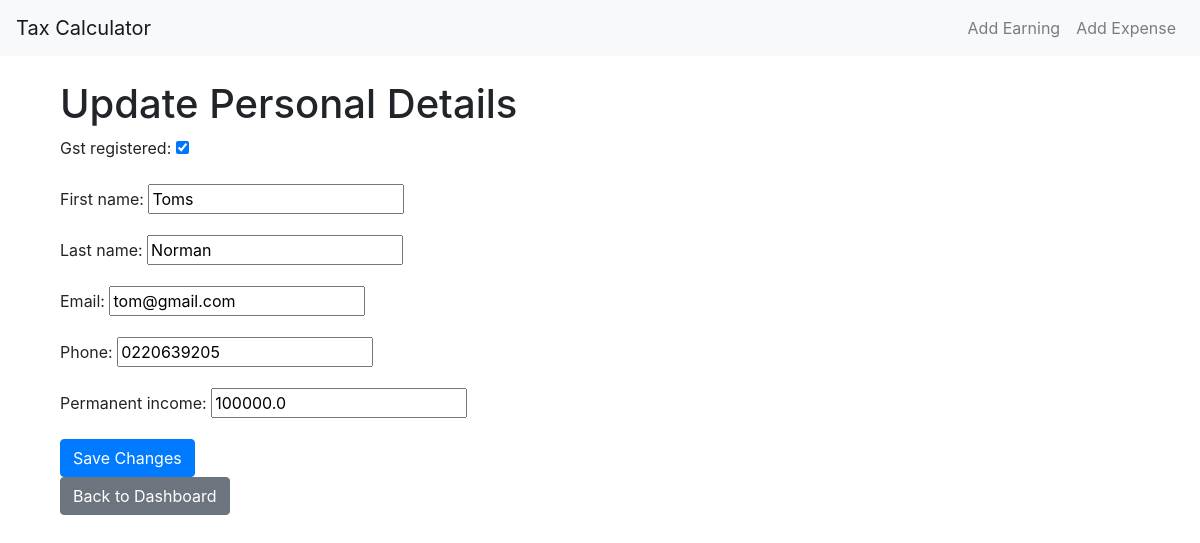
The app's page /update-personal-details/, older data.
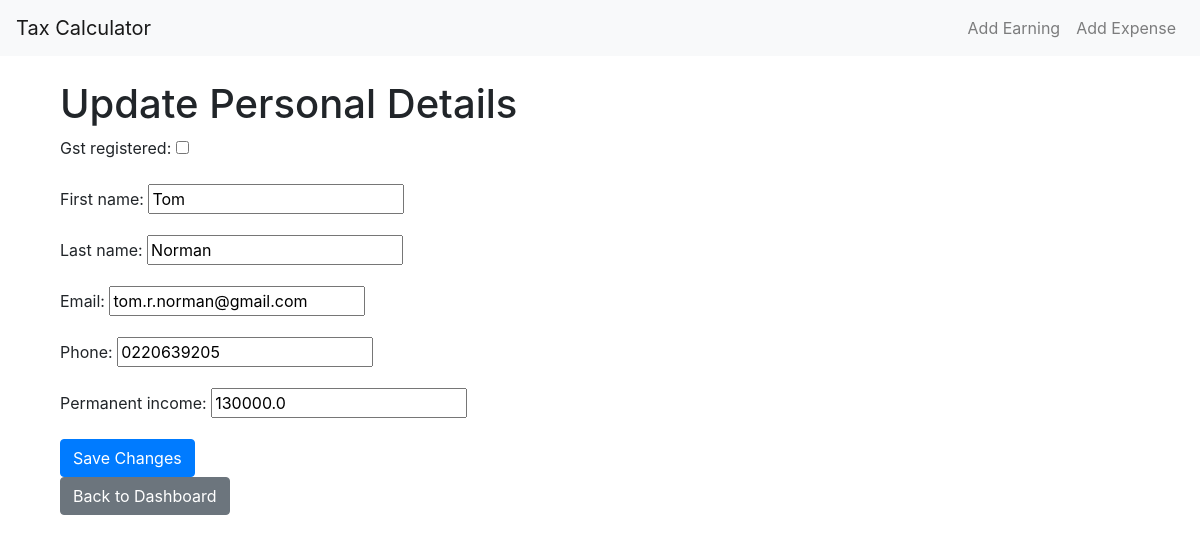
The same page, newer data.
### finance/models.py (models this page shows, shortened)
class PersonalDetails(models.Model):
    gst_registered = models.BooleanField(default=False)
    first_name = models.CharField(max_length=100, blank=True)
    last_name = models.CharField(max_length=100, blank=True)
    email = models.EmailField(blank=True)
    phone = models.CharField(max_length=15, blank=True)
    permanent_income = models.FloatField(default=0)

### finance/views.py (the view)
# urls.py: path('update-personal-details/', views.update_personal_details, name='update_personal_details'),
def update_personal_details(request):
    personal_details, created = PersonalDetails.objects.get_or_create()
    if request.method == 'POST':
        form = PersonalDetailsForm(request.POST, instance=personal_details)
        if form.is_valid():
            form.save()
            return redirect('dashboard')  # Redirect to the dashboard or desired page
    else:
        form = PersonalDetailsForm(instance=personal_details)
    return render(request, 'update_personal_details.html', {'form': form})

### finance/forms.py
class PersonalDetailsForm(forms.ModelForm):
    class Meta:
        model = PersonalDetails
        fields = ['gst_registered', 'first_name', 'last_name', 'email', 'phone', 'permanent_income']

### finance/templates/update_personal_details.html (shortened to what this page needs)
{% extends 'base.html' %}
{% block content %}
<div class="container">
    <h1>Update Personal Details</h1>
    <form method="post">
        {{ form.as_p }}
        <button type="submit" class="btn btn-primary">Save Changes</button>
    </form>
    <a href="{% url 'dashboard' %}" class="btn btn-secondary">Back to Dashboard</a>
</div>
{% endblock %}

### finance/templates/base.html (shortened to what this page needs)
<!DOCTYPE html>
<html lang="en">
<head>
    <link href="https://stackpath.bootstrapcdn.com/bootstrap/4.5.2/css/bootstrap.min.css" rel="stylesheet">
</head>
<body>
    <nav class="navbar navbar-expand-lg navbar-light bg-light">
        <a class="navbar-brand" href="{% url 'dashboard' %}">Tax Calculator</a>
        <div class="collapse navbar-collapse">
            <ul class="navbar-nav ml-auto">
                <li class="nav-item">
                    <a class="nav-link" href="{% url 'add_earning' %}">Add Earning</a>
                </li>
                <li class="nav-item">
                    <a class="nav-link" href="{% url 'add_expense' %}">Add Expense</a>
                </li>
            </ul>
        </div>
    </nav>
    <div class="container mt-4">
        {% block content %}
        {% endblock %}
    </div>
</body>
</html>

Row changes from the older to the newer data that the page shows:
changed PersonalDetails "Norman": gst_registered "☑" → "☐"; first_name "Toms" → "Tom"; email "tom@gmail.com" → "tom.r.norman@gmail.com"; permanent_income "100000.0" → "130000.0"
